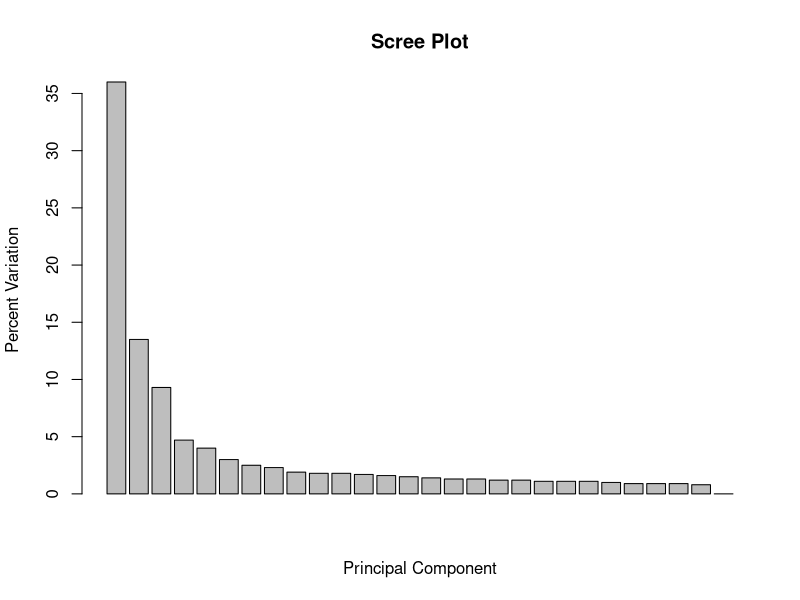
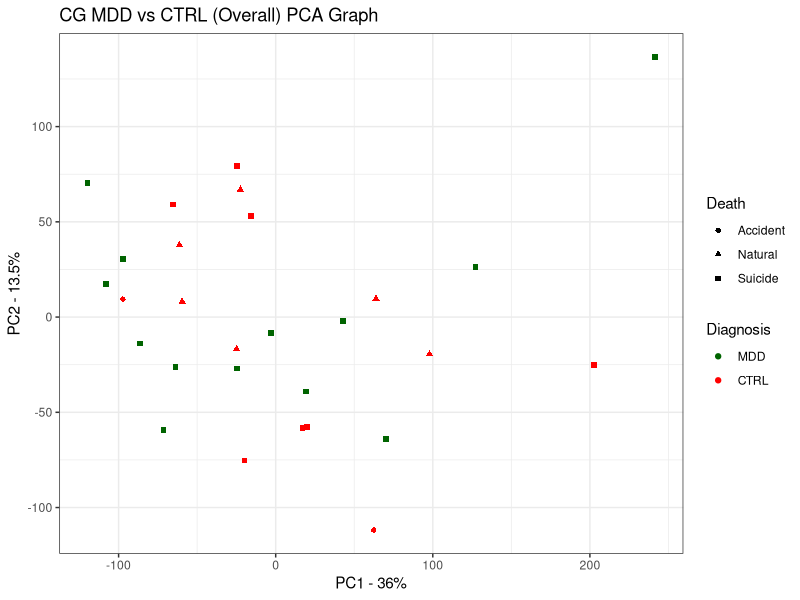

Here is the R script that generated these plots, in order:
library(tidyverse)

#Load CG metadata: Comparison MDD vs. CTRL -------------------------------------
CG_metadata <- read_csv("data/GSE102556-CG-metadata.csv")
CG_count <-
  read_csv("Galaxy Count Matrix Mapped/CG/CG_Overall_Mapped_Final.csv") %>%
  column_to_rownames("Geneid")

mask <- rowSums(CG_count) > 48

CG_count_filtered <- CG_count[mask,]

#Select row and gender columns for further analysis
CG_metadata_truncated <- CG_metadata %>%
  dplyr::select(Run, gender, phenotype, medication, Cause_of_death) %>%
  column_to_rownames("Run") %>%
  as.matrix()

#Extract principal components
pca = prcomp(t(CG_count_filtered), scale = TRUE)

pca.var <- pca$sdev^2
pca.var.per <- round(pca.var/sum(pca.var)*100, 1)

barplot(pca.var.per, main="Scree Plot", xlab="Principal Component", ylab="Percent Variation")

## now make a fancy looking plot that shows the PCs and the variation:
library(ggplot2)

pca.data <- data.frame(Sample=rownames(pca$x),
                       X=pca$x[,1],
                       Y=pca$x[,2],
                       Sex=CG_metadata$gender,
                       Diagnosis=CG_metadata$phenotype,
                       Death=CG_metadata$Cause_of_death)
pca.data

#remove color in line 43 and scale on line 49 when filtering by gender
ggplot(data=pca.data, aes(x=X, y=Y, label=Sample, shape = Death, color = Diagnosis)) +
  geom_point() +
  #geom_label() +
  xlab(paste("PC1 - ", pca.var.per[1], "%", sep="")) +
  ylab(paste("PC2 - ", pca.var.per[2], "%", sep="")) +
  theme_bw() +
  ggtitle("CG MDD vs CTRL (Overall) PCA Graph") +
  scale_color_manual(values = c("darkgreen", "red"), breaks = c("MDD", "CTRL"))

## get the name of the top 10 measurements (genes) that contribute
## most to pc1.
loading_scores <- pca$rotation[,1]
gene_scores <- abs(loading_scores) ## get the magnitudes
gene_score_ranked <- sort(gene_scores, decreasing=TRUE)
top_10_genes <- names(gene_score_ranked[1:10])

top_10_genes ## show the names of the top 10 genes

pca$rotation[top_10_genes,1] ## show the scores (and +/- sign)

